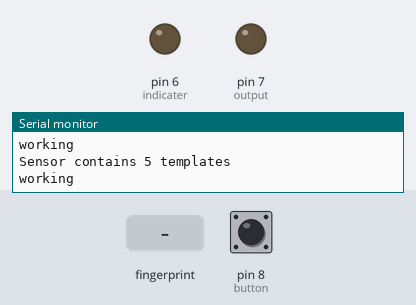
A sketch run on a simulated Arduino Uno, built with avr-gcc and run on an emulated ATmega328P. On the bench: output pins drawn as LEDs (lit = HIGH), the last lines printed to the serial monitor. Dashed ring = blinking. The test bench sets the inputs (shaded band); at power-on: pin 8 (button) HIGH.

Above: at 2.3 s.
2.4 s: pin 8 (button) pulled LOW for 0.15 s
At 2.68 s:
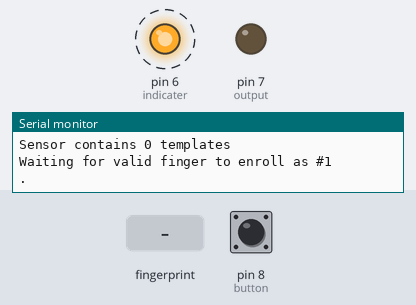
5.4 s: finger stored as number 1 placed on the sensor
Timing chart, 0 to 9.3 s (numbered marks = the images above; inputs shaded):
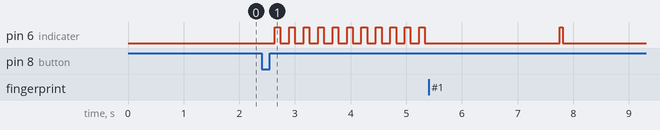

Measured:
- after the input at 2.4 s, pin 6 (indicater): alternates HIGH for 0.10 s and LOW for 0.16 s, starting after 0.23 s

The sketch:

fingerModule.ino
```cpp
#include <Adafruit_Fingerprint.h>

#include <SoftwareSerial.h>

#define indicater 6
#define output 7
#define button 8

SoftwareSerial mySerial(2, 3);

Adafruit_Fingerprint finger = Adafruit_Fingerprint(&mySerial);
int fingerSavedNum = 0;

void setup()
{
  Serial.begin(9600);
  while (!Serial);  // For Yun/Leo/Micro/Zero/...
  delay(100);
  Serial.println("\n\nAdafruit finger detect test");

  // set the data rate for the sensor serial port
  finger.begin(57600);

  pinMode(output, OUTPUT);
  pinMode(indicater, OUTPUT);
  pinMode(button, INPUT_PULLUP);

  if (finger.verifyPassword()) {
    Serial.println("Found fingerprint sensor!");
  } else {
    Serial.println("Did not find fingerprint sensor :(");
    while (1) { delay(1); }
  }

  finger.getTemplateCount();
  Serial.print("Sensor contains "); Serial.print(finger.templateCount); Serial.println(" templates");
  // Serial.println("Waiting for valid finger...");
}

void loop()                     // run over and over again
{
  finger.getTemplateCount();
  Serial.print("Sensor contains "); Serial.print(finger.templateCount); Serial.println(" templates");

  fingerSavedNum = finger.templateCount;
  if(!digitalRead(button)) {
    finger.emptyDatabase();
    Serial.println("database empty ");
    digitalWrite(output, LOW);

  }
  if(fingerSavedNum == 0){
    doScanning();
    Serial.print("fingers saved ");
    Serial.println(fingerSavedNum);

    Serial.println("scanning ");
    digitalWrite(indicater, HIGH);
    digitalWrite(output, LOW);

  }else{
    digitalWrite(indicater, LOW);
    Serial.println("working ");

    if(getFingerprintIDez() == 1)
      digitalWrite(output, HIGH);
  }

  delay(50);            //don't ned to run this at full speed.
}

uint8_t getFingerprintID() {
  uint8_t p = finger.getImage();
  switch (p) {
    case FINGERPRINT_OK:
      Serial.println("Image taken");
      break;
    case FINGERPRINT_NOFINGER:
      Serial.println("No finger detected");
      return p;
    case FINGERPRINT_PACKETRECIEVEERR:
      Serial.println("Communication error");
      return p;
    case FINGERPRINT_IMAGEFAIL:
      Serial.println("Imaging error");
      return p;
    default:
      Serial.println("Unknown error");
      return p;
  }

  // OK success!

  p = finger.image2Tz();
  switch (p) {
    case FINGERPRINT_OK:
      Serial.println("Image converted");
      break;
    case FINGERPRINT_IMAGEMESS:
      Serial.println("Image too messy");
      return p;
    case FINGERPRINT_PACKETRECIEVEERR:
      Serial.println("Communication error");
      return p;
    case FINGERPRINT_FEATUREFAIL:
      Serial.println("Could not find fingerprint features");
      return p;
    case FINGERPRINT_INVALIDIMAGE:
      Serial.println("Could not find fingerprint features");
      return p;
    default:
      Serial.println("Unknown error");
      return p;
  }

  // OK converted!
  p = finger.fingerFastSearch();
  if (p == FINGERPRINT_OK) {
    Serial.println("Found a print match!");
  } else if (p == FINGERPRINT_PACKETRECIEVEERR) {
    Serial.println("Communication error");
    return p;
  } else if (p == FINGERPRINT_NOTFOUND) {
    Serial.println("Did not find a match");
    return p;
  } else {
    Serial.println("Unknown error");
    return p;
  }

  // found a match!
  Serial.print("Found ID #"); Serial.print(finger.fingerID);
  Serial.print(" with confidence of "); Serial.println(finger.confidence);

  return finger.fingerID;
}

// returns -1 if failed, otherwise returns ID #
int getFingerprintIDez() {
  uint8_t p = finger.getImage();
  if (p != FINGERPRINT_OK)  return -1;

  p = finger.image2Tz();
  if (p != FINGERPRINT_OK)  return -1;

  p = finger.fingerFastSearch();
  if (p != FINGERPRINT_OK)  return -1;

  // found a match!
  Serial.print("Found ID #"); Serial.print(finger.fingerID);
  Serial.print(" with confidence of "); Serial.println(finger.confidence);

  return finger.fingerID;
}

void doScanning(){
  if(getFingerprintEnroll(1)==1)
    LEDflash();
    delay(50);
    LEDflash();
}

void LEDflash(){
  digitalWrite(indicater, HIGH);
  delay(50);
  digitalWrite(indicater, LOW);
  delay(50);
}
void LEDslowflash(){
  digitalWrite(indicater, HIGH);
  delay(100);
  digitalWrite(indicater, LOW);
  delay(100);
}

uint8_t getFingerprintEnroll(int id) {

  int p = -1;
  Serial.print("Waiting for valid finger to enroll as #"); Serial.println(id);
  while (p != FINGERPRINT_OK) {
    p = finger.getImage();
    switch (p) {
    case FINGERPRINT_OK:
      Serial.println("Image taken");
      break;
    case FINGERPRINT_NOFINGER:
      Serial.println(".");
      LEDslowflash();
      break;
    case FINGERPRINT_PACKETRECIEVEERR:
      Serial.println("Communication error");
      break;
    case FINGERPRINT_IMAGEFAIL:
      Serial.println("Imaging error");
      break;
    default:
      Serial.println("Unknown error");
      break;
    }
  }

  // OK success!

  p = finger.image2Tz(1);
  switch (p) {
    case FINGERPRINT_OK:
      Serial.println("Image converted");
      break;
    case FINGERPRINT_IMAGEMESS:
      Serial.println("Image too messy");
      return p;
    case FINGERPRINT_PACKETRECIEVEERR:
      Serial.println("Communication error");
      return p;
    case FINGERPRINT_FEATUREFAIL:
      Serial.println("Could not find fingerprint features");
      return p;
    case FINGERPRINT_INVALIDIMAGE:
      Serial.println("Could not find fingerprint features");
      return p;
    default:
      Serial.println("Unknown error");
      return p;
  }

  Serial.println("Remove finger");
  delay(2000);
  p = 0;
  while (p != FINGERPRINT_NOFINGER) {
    p = finger.getImage();
  }
  Serial.print("ID "); Serial.println(id);
  p = -1;
  Serial.println("Place same finger again");
  LEDflash();

  while (p != FINGERPRINT_OK) {
    p = finger.getImage();
    switch (p) {
    case FINGERPRINT_OK:
      Serial.println("Image taken");
      break;
    case FINGERPRINT_NOFINGER:
      Serial.print(".");
      break;
    case FINGERPRINT_PACKETRECIEVEERR:
      Serial.println("Communication error");
      break;
    case FINGERPRINT_IMAGEFAIL:
      Serial.println("Imaging error");
      break;
    default:
      Serial.println("Unknown error");
      break;
    }
  }

  // OK success!

  p = finger.image2Tz(2);
  switch (p) {
    case FINGERPRINT_OK:
      Serial.println("Image converted");
      break;
    case FINGERPRINT_IMAGEMESS:
      Serial.println("Image too messy");
      return p;
    case FINGERPRINT_PACKETRECIEVEERR:
      Serial.println("Communication error");
      return p;
    case FINGERPRINT_FEATUREFAIL:
      Serial.println("Could not find fingerprint features");
      return p;
    case FINGERPRINT_INVALIDIMAGE:
      Serial.println("Could not find fingerprint features");
      return p;
    default:
      Serial.println("Unknown error");
      return p;
  }

  // OK converted!
  Serial.print("Creating model for #");  Serial.println(id);

  p = finger.createModel();
  if (p == FINGERPRINT_OK) {
    Serial.println("Prints matched!");
  } else if (p == FINGERPRINT_PACKETRECIEVEERR) {
    Serial.println("Communication error");
    return p;
  } else if (p == FINGERPRINT_ENROLLMISMATCH) {
    Serial.println("Fingerprints did not match");
    return p;
  } else {
    Serial.println("Unknown error");
    return p;
  }

  Serial.print("ID "); Serial.println(id);
  p = finger.storeModel(id);
  if (p == FINGERPRINT_OK) {
    Serial.println("Stored!");
  } else if (p == FINGERPRINT_PACKETRECIEVEERR) {
    Serial.println("Communication error");
    return p;
  } else if (p == FINGERPRINT_BADLOCATION) {
    Serial.println("Could not store in that location");
    return p;
  } else if (p == FINGERPRINT_FLASHERR) {
    Serial.println("Error writing to flash");
    return p;
  } else {
    Serial.println("Unknown error");
    return p;
  }
}
```
